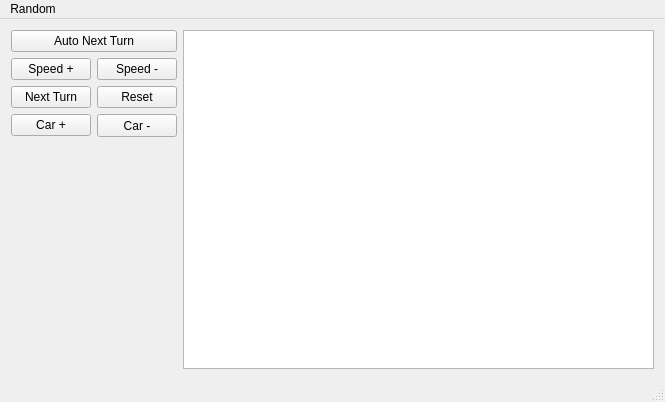
<?xml version="1.0" encoding="UTF-8"?>
<ui version="4.0">
 <class>Maska</class>
 <widget class="QMainWindow" name="Maska">
  <property name="windowModality">
   <enum>Qt::NonModal</enum>
  </property>
  <property name="geometry">
   <rect>
    <x>0</x>
    <y>0</y>
    <width>665</width>
    <height>402</height>
   </rect>
  </property>
  <property name="sizePolicy">
   <sizepolicy hsizetype="Fixed" vsizetype="Fixed">
    <horstretch>0</horstretch>
    <verstretch>0</verstretch>
   </sizepolicy>
  </property>
  <property name="windowTitle">
   <string>Maska</string>
  </property>
  <property name="layoutDirection">
   <enum>Qt::LeftToRight</enum>
  </property>
  <property name="documentMode">
   <bool>false</bool>
  </property>
  <widget class="QWidget" name="centralWidget">
   <property name="sizePolicy">
    <sizepolicy hsizetype="Fixed" vsizetype="Fixed">
     <horstretch>0</horstretch>
     <verstretch>0</verstretch>
    </sizepolicy>
   </property>
   <layout class="QGridLayout" name="gridLayout">
    <item row="0" column="3" rowspan="5">
     <widget class="QGraphicsView" name="mapViewConst">
      <property name="sizePolicy">
       <sizepolicy hsizetype="Expanding" vsizetype="Expanding">
        <horstretch>0</horstretch>
        <verstretch>0</verstretch>
       </sizepolicy>
      </property>
     </widget>
    </item>
    <item row="1" column="1">
     <widget class="QPushButton" name="decSpeed">
      <property name="text">
       <string>Speed -</string>
      </property>
     </widget>
    </item>
    <item row="1" column="0">
     <widget class="QPushButton" name="addSpeed">
      <property name="text">
       <string>Speed +</string>
      </property>
     </widget>
    </item>
    <item row="2" column="0">
     <widget class="QPushButton" name="nextTurn">
      <property name="text">
       <string>Next Turn</string>
      </property>
     </widget>
    </item>
    <item row="2" column="1">
     <widget class="QPushButton" name="reset">
      <property name="text">
       <string>Reset</string>
      </property>
     </widget>
    </item>
    <item row="0" column="0" colspan="2">
     <widget class="QPushButton" name="autoNextTurn">
      <property name="text">
       <string>Auto Next Turn</string>
      </property>
      <property name="checkable">
       <bool>true</bool>
      </property>
     </widget>
    </item>
    <item row="3" column="0">
     <widget class="QPushButton" name="addCar">
      <property name="text">
       <string>Car +</string>
      </property>
      <property name="checkable">
       <bool>false</bool>
      </property>
     </widget>
    </item>
    <item row="3" column="1">
     <widget class="QPushButton" name="deleteCar">
      <property name="minimumSize">
       <size>
        <width>75</width>
        <height>23</height>
       </size>
      </property>
      <property name="text">
       <string>Car -</string>
      </property>
     </widget>
    </item>
   </layout>
  </widget>
  <widget class="QStatusBar" name="statusBar"/>
  <widget class="QMenuBar" name="menuBar">
   <property name="geometry">
    <rect>
     <x>0</x>
     <y>0</y>
     <width>665</width>
     <height>21</height>
    </rect>
   </property>
   <widget class="QMenu" name="menuRandom">
    <property name="title">
     <string>Random</string>
    </property>
    <addaction name="actionRandomALL"/>
    <addaction name="actionRandom_unset_destinations"/>
    <addaction name="actionSticky_Random"/>
   </widget>
   <addaction name="menuRandom"/>
  </widget>
  <action name="actionRandomALL">
   <property name="text">
    <string>Random all destinations</string>
   </property>
  </action>
  <action name="actionRandom_unset_destinations">
   <property name="text">
    <string>Random unset destinations</string>
   </property>
  </action>
  <action name="actionSticky_Random">
   <property name="checkable">
    <bool>true</bool>
   </property>
   <property name="text">
    <string>Auto Random</string>
   </property>
  </action>
 </widget>
 <layoutdefault spacing="6" margin="11"/>
 <resources/>
 <connections/>
</ui>
